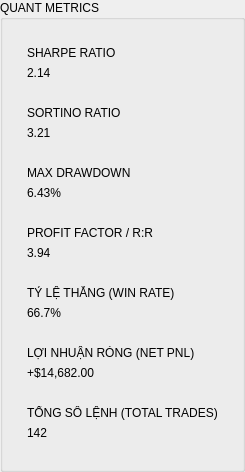
   <widget class="QGroupBox" name="frameQuantMetrics">
    <property name="title"><string>QUANT METRICS</string></property>
    <property name="minimumWidth"><number>260</number></property>
    <property name="maximumWidth"><number>280</number></property>
    <layout class="QVBoxLayout" name="verticalLayout_quantMetrics">
     <property name="spacing"><number>10</number></property>
     <property name="leftMargin"><number>14</number></property>
     <property name="topMargin"><number>18</number></property>
     <property name="rightMargin"><number>14</number></property>
     <property name="bottomMargin"><number>14</number></property>

     
     <item>
      <widget class="QFrame" name="frameSharpe">
       <property name="class"><string>card</string></property>
       <layout class="QVBoxLayout">
        <property name="leftMargin"><number>10</number></property><property name="topMargin"><number>8</number></property><property name="rightMargin"><number>10</number></property><property name="bottomMargin"><number>8</number></property>
        <item><widget class="QLabel"><property name="text"><string>SHARPE RATIO</string></property><property name="class"><string>settingLabel</string></property></widget></item>
        <item><widget class="QLabel" name="valSharpe"><property name="text"><string>2.14</string></property><property name="class"><string>valMetricNumber</string></property></widget></item>
       </layout>
      </widget>
     </item>

     
     <item>
      <widget class="QFrame" name="frameSortino">
       <property name="class"><string>card</string></property>
       <layout class="QVBoxLayout">
        <property name="leftMargin"><number>10</number></property><property name="topMargin"><number>8</number></property><property name="rightMargin"><number>10</number></property><property name="bottomMargin"><number>8</number></property>
        <item><widget class="QLabel"><property name="text"><string>SORTINO RATIO</string></property><property name="class"><string>settingLabel</string></property></widget></item>
        <item><widget class="QLabel" name="valSortino"><property name="text"><string>3.21</string></property><property name="class"><string>valMetricNumber</string></property></widget></item>
       </layout>
      </widget>
     </item>

     
     <item>
      <widget class="QFrame" name="frameMaxDD">
       <property name="class"><string>card</string></property>
       <layout class="QVBoxLayout">
        <property name="leftMargin"><number>10</number></property><property name="topMargin"><number>8</number></property><property name="rightMargin"><number>10</number></property><property name="bottomMargin"><number>8</number></property>
        <item><widget class="QLabel"><property name="text"><string>MAX DRAWDOWN</string></property><property name="class"><string>settingLabel</string></property></widget></item>
        <item><widget class="QLabel" name="valMaxDD"><property name="text"><string>6.43%</string></property><property name="class"><string>valMetricNumber</string></property></widget></item>
       </layout>
      </widget>
     </item>

     
     <item>
      <widget class="QFrame" name="frameRR">
       <property name="class"><string>card</string></property>
       <layout class="QVBoxLayout">
        <property name="leftMargin"><number>10</number></property><property name="topMargin"><number>8</number></property><property name="rightMargin"><number>10</number></property><property name="bottomMargin"><number>8</number></property>
        <item><widget class="QLabel"><property name="text"><string>PROFIT FACTOR / R:R</string></property><property name="class"><string>settingLabel</string></property></widget></item>
        <item><widget class="QLabel" name="valRR"><property name="text"><string>3.94</string></property><property name="class"><string>valMetricNumber</string></property></widget></item>
       </layout>
      </widget>
     </item>

     
     <item>
      <widget class="QFrame" name="frameWinRate">
       <property name="class"><string>card</string></property>
       <layout class="QVBoxLayout">
        <property name="leftMargin"><number>10</number></property><property name="topMargin"><number>8</number></property><property name="rightMargin"><number>10</number></property><property name="bottomMargin"><number>8</number></property>
        <item><widget class="QLabel"><property name="text"><string>TỶ LỆ THẮNG (WIN RATE)</string></property><property name="class"><string>settingLabel</string></property></widget></item>
        <item><widget class="QLabel" name="valWinRate"><property name="text"><string>66.7%</string></property><property name="class"><string>valMetricProfit</string></property></widget></item>
       </layout>
      </widget>
     </item>

     
     <item>
      <widget class="QFrame" name="frameNetProfit">
       <property name="class"><string>card</string></property>
       <layout class="QVBoxLayout">
        <property name="leftMargin"><number>10</number></property><property name="topMargin"><number>8</number></property><property name="rightMargin"><number>10</number></property><property name="bottomMargin"><number>8</number></property>
        <item><widget class="QLabel"><property name="text"><string>LỢI NHUẬN RÒNG (NET PNL)</string></property><property name="class"><string>settingLabel</string></property></widget></item>
        <item><widget class="QLabel" name="valNetProfit"><property name="text"><string>+$14,682.00</string></property><property name="class"><string>valMetricProfit</string></property></widget></item>
       </layout>
      </widget>
     </item>

     
     <item>
      <widget class="QFrame" name="frameTotalTrades">
       <property name="class"><string>card</string></property>
       <layout class="QVBoxLayout">
        <property name="leftMargin"><number>10</number></property><property name="topMargin"><number>8</number></property><property name="rightMargin"><number>10</number></property><property name="bottomMargin"><number>8</number></property>
        <item><widget class="QLabel"><property name="text"><string>TỔNG SỐ LỆNH (TOTAL TRADES)</string></property><property name="class"><string>settingLabel</string></property></widget></item>
        <item><widget class="QLabel" name="valTotalTrades"><property name="text"><string>142</string></property><property name="class"><string>valMetricNumber</string></property></widget></item>
       </layout>
      </widget>
     </item>

     <item><spacer><property name="orientation"><enum>Qt::Vertical</enum></property></spacer></item>
    </layout>
   </widget>
